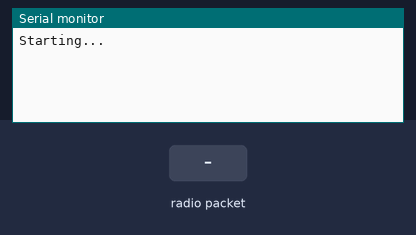
Bench run of a sketch on a simulated Arduino Uno, built with avr-gcc and run on an emulated ATmega328P. On the bench: the last lines printed to the serial monitor. Inputs (shaded band) come from the test bench. No radio packets arrive unless stated.

Above: at 1.2 s.
1.3 s: radio packet "1" arrives
At 2.2 s:
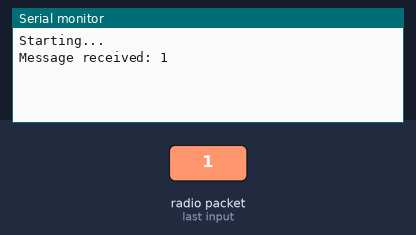
2.8 s: radio packet "0" arrives
At 3.3 s:
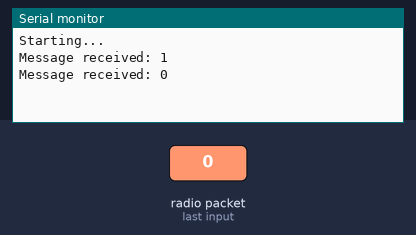
4.3 s: radio packet "2" arrives
At 5.6 s:
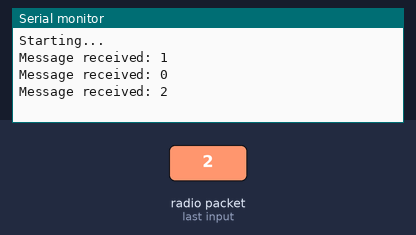

The sketch:

RFReceiver.ino
```cpp
/*
    Required libraries:
      - RadioHead
        http://www.airspayce.com/mikem/arduino/RadioHead/
        https://github.com/adafruit/RadioHead
*/
#include <RH_ASK.h>
#include <SPI.h> // Not actually used but needed to compile

const int RECEIVER_PIN = 8;
RH_ASK driver(2000, RECEIVER_PIN);

void setup()
{
    driver.init();

    Serial.begin(9600);
    Serial.println("Starting...");
}

void loop()
{
    uint8_t buf[RH_ASK_MAX_MESSAGE_LEN];
    uint8_t buflen = sizeof(buf);

    if (driver.recv(buf, &buflen))
    {
      Serial.print("Message received: ");
      Serial.println((char*) buf);
    }
}
```

Measured:
- after the input at 1.3 s, the serial monitor: prints a new line at once (image 1)
- after the input at 2.8 s, the serial monitor: prints a new line at once (image 2)
- after the input at 4.3 s, the serial monitor: prints a new line at once (image 3)
